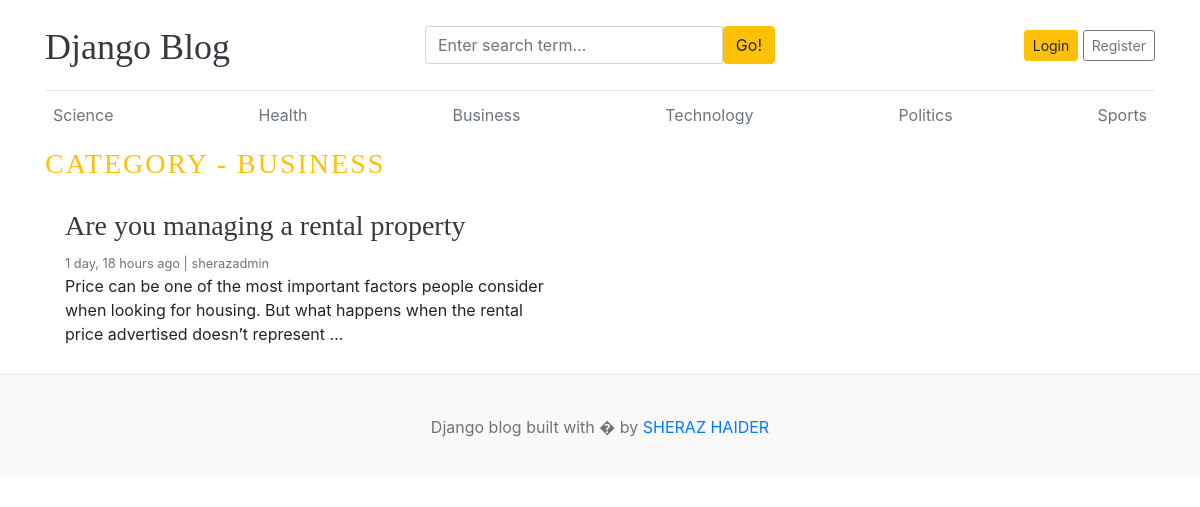
The page /category/5/ on the database its author committed.
### blogs/models.py (models this page shows, shortened)
class Catagory(models.Model):
    catagory_name = models.CharField(max_length=50, unique=True)
    created_at = models.DateTimeField(auto_now_add=True)
    updated_at = models.DateTimeField(auto_now=True)
    class Meta:
        verbose_name_plural = "Catagories"

class Blog(models.Model):
    title = models.CharField(max_length=200)
    slug = models.SlugField(max_length=200, unique=True, blank=True)
    catagory = models.ForeignKey(Catagory, on_delete=models.CASCADE)
    author = models.ForeignKey(User, on_delete=models.CASCADE)
    featured_image = models.ImageField(upload_to='uploads/%Y/%m/%d/')
    short_description = models.TextField(max_length=500)
    blog_body = models.TextField(max_length=5000)
    status = models.CharField(max_length=100, choices=STATUS_CHOICES, default='draft')
    is_featured = models.BooleanField(default=False)
    created_at = models.DateTimeField(auto_now_add=True)
    updated_at = models.DateTimeField(auto_now=True)

### blogs/views.py (the view)
# urls.py: path('<int:catagory_id>/', views.posts_by_catagory, name='posts_by_catagory'),
def posts_by_catagory(request, catagory_id):
    posts = Blog.objects.filter(catagory=catagory_id, status='published')
    catagory = get_object_or_404(Catagory, pk=catagory_id)
    context = {
        "posts": posts,
        "catagory": catagory,  # selected category
    }
    return render(request, "posts_by_catagory.html", context)

### blogs/context_processors.py (called while the page is built)
def get_catagories(request):
    catagories = Catagory.objects.all()
    return dict(catagories=catagories)

def get_social_links(request):
    social_links = SocialLink.objects.all()
    return dict(social_links=social_links)

### templates/posts_by_catagory.html (shortened to what this page needs)
{% extends "base.html" %}
{% block content %}
<h3 class = "text-uppercase text-warning" style="letter-spacing: 2px;">Category - {{ catagory.catagory_name }}</h3>
  <div class="row mb-2">
    {% if posts %}
    {% for post in posts %}
    <div class="col-md-6">
      <div class="card border-0" >
        <div class="card-body">
          <h3><a href="{% url 'blogs' post.slug %}" class="text-dark">{{ post.title }}</a></h3>
          <small class="mb-1 text-muted">{{ post.created_at|timesince }} ago | {{ post.author }}</small>
          <p class="card-text">{{ post.short_description | truncatewords:25 }}</p>
        </div>
      </div>
    </div>
    {% endfor %}
    {% else %}
    <p>No Post found</p>
    {% endif %}
  </div>
</div>
{% endblock content %}

### templates/base.html (shortened to what this page needs)
{% load static %}
<!DOCTYPE html>
<html lang="en">
<head>
    <link href="https://getbootstrap.com/docs/4.0/dist/css/bootstrap.min.css" rel="stylesheet">
    <link href="{% static 'css/blog.css' %}" rel="stylesheet">
  </head>
<body>
    <div class="container">
      <header class="blog-header py-3">
        <div class="row flex-nowrap justify-content-between align-items-center">
          <div class="col-4 pt-1">
            <a class="blog-header-logo text-dark" href="/">Django Blog</a>
          </div>
          <div class="col-4">
            <form action="{% url 'search' %}" method="GET">
              <div class="input-group">
                        <input class="form-control" type="text" name="keyword" value="{{ keyword }}" placeholder="Enter search term..." aria-label="Enter search term..." aria-describedby="button-search" />
                        <button type="submit" class="btn btn-warning" id="button-search" type="button">Go!</button>
                    </div>
            </form>
          </div>
          <div class="col-4 d-flex justify-content-end align-items-center">
            <a class="btn btn-sm btn-warning" href="#">Login</a> &nbsp;
            <a class="btn btn-sm btn-outline-secondary" href="#">Register</a>
          </div>
        </div>
      </header>
      <div class="nav-scroller py-1 mb-2">
        <nav class="nav d-flex justify-content-between">
            {% for cat in catagories %}
          <a class="p-2 text-muted" href="{% url 'posts_by_catagory' cat.id %}">{{ cat.catagory_name }}</a>
            {% endfor %}
        </nav>
      </div>
{% block content %}{% endblock content %}
<footer class="blog-footer">
  <p>Django blog built with � by <a href="#">SHERAZ HAIDER</a></p>
</footer>
</body>
</html>

### blog_main/static/css/blog.css (style rules this page uses)
.blog-header { border-bottom: 1px solid #e5e5e5; }
.blog-header-logo { font-family: "Playfair Display", Georgia, "Times New Roman", serif; font-size: 2.25rem; }
h1, h2, h3, h4, h5, h6 { font-family: "Playfair Display", Georgia, "Times New Roman", serif; }
.blog-footer { padding: 2.5rem 0; color: #727272; text-align: center; background-color: #f9f9f9; border-top: .05rem solid #e5e5e5; }
.blog-footer p:last-child { margin-bottom: 0; }

### rows shown on the page
Catagory: catagory_name "Science"
Catagory: catagory_name "Health"
Catagory: catagory_name "Business", catagory_name "BUSINESS"
Catagory: catagory_name "Technology"
Catagory: catagory_name "Politics"
Catagory: catagory_name "Sports"
Blog: title "Are you managing a rental property", created_at "1 day, 18 hours", author "sherazadmin", short_description "Price can be one of the most important factors people consider when looking for housing. But what happens when the rental price advertised doesn’t represent …"
